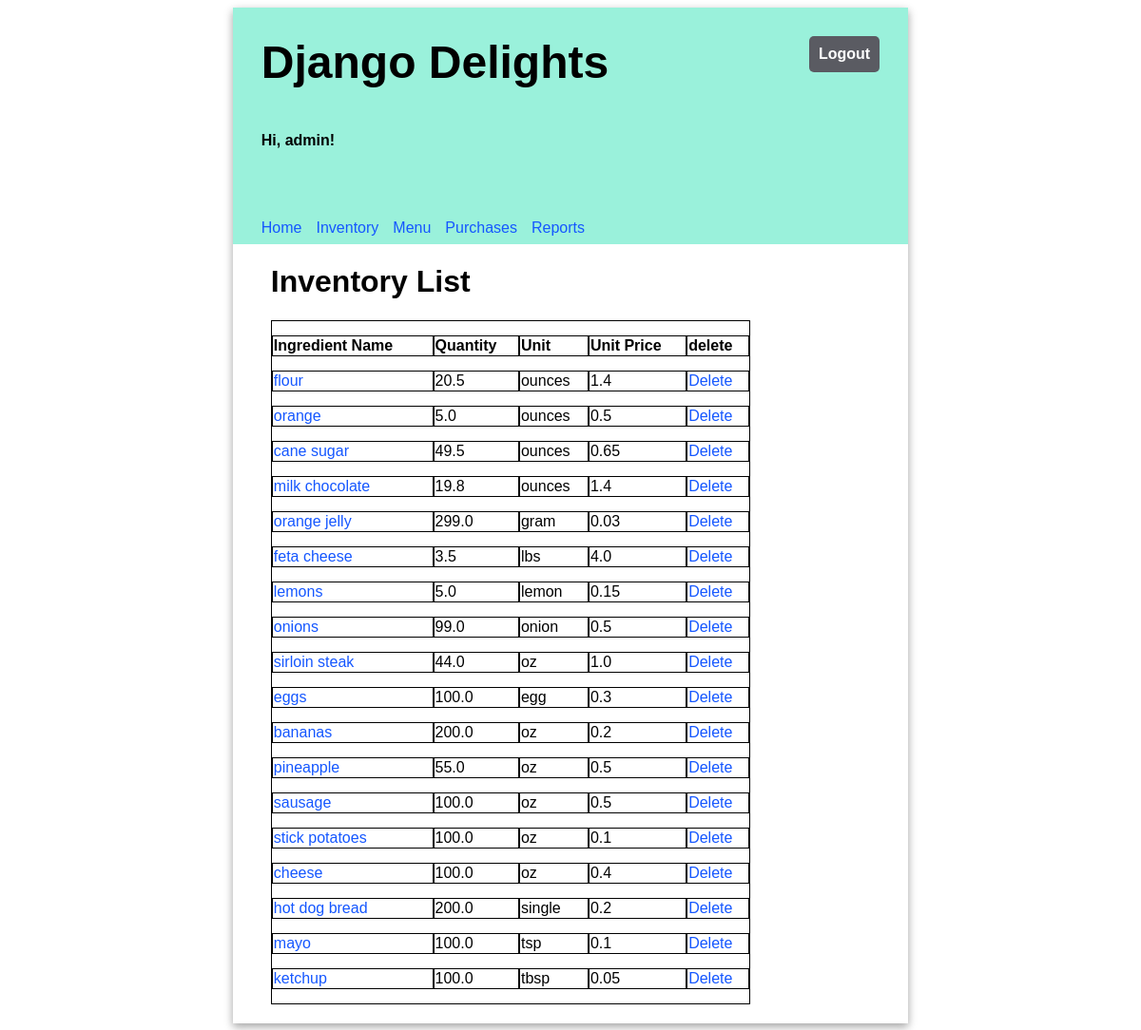
/inventory/list (signed in), run on the app's committed database.
### inventory/models.py (models this page shows, shortened)
class Ingredient(models.Model):
    name = NameField(max_length=30,unique=True)
    quantity = models.FloatField(default=0)
    unit = models.CharField(max_length=30) #unit used e.g lbs oz
    unit_price = models.FloatField(default=0)

### inventory/views.py (the view)
# urls.py: path('inventory/list', views.InventoryView.as_view(),name='inventory'),
class InventoryView(LoginRequiredMixin,ListView):
    model = Ingredient
    template_name = "inventory/inventory.html"

### inventory/templates/inventory/inventory.html (shortened to what this page needs)
 {% extends './base.html' %}  {% load static %}
{% block content %}
<h1>Inventory List</h1>
<table>
    <tr>
        <th>Ingredient Name</th>
        <th>Quantity</th>
        <th>Unit</th>
        <th>Unit Price</th>
        <th>delete</th>
    </tr>
    {% for i in ingredient_list %}
    <tr>
        <td><a href="{% url 'ingredientedit' i.id %}">{{ i.name }}</a> </td>
        <td>{{ i.quantity }}</td>
        <td>{{ i.unit }}</td>
        <td>{{ i.unit_price }}</td>
        <td><a href="{% url 'ingredientdelete' i.id %}">Delete</a></td>
    </tr>
    {% endfor %}
</table>
{% endblock %}

### inventory/templates/inventory/base.html
{% load static %}
<html>
<head>
      <link rel="stylesheet" type="text/css" href="{% static 'inventory/style_1.css' %}" />
</head>
<body>
<div class="app">
    <header>
        <div class="header-first-row">
      <h1 class="title">Django Delights</h1>
      {% if user.is_authenticated %}
      <a class="logout" href="/logout">Logout</a>
      {% endif %}
    </div>
        {% if user.is_authenticated %}
      <p>Hi, {{ user.username }}!</p>
        <nav class="navbar">
            <a href="{% url  'home' %}">Home</a>
            <a href="{% url 'inventory' %}">Inventory</a>
            <a href="{% url 'menulist' %}">Menu</a>
            <a href="{% url 'purchaselist' %}">Purchases</a>
            <a href="{% url 'reports' %}">Reports</a>
        </nav>
        {% endif %}
    </header>
    <main>
        {% block content %}{% endblock %}
    </main>
</div>
</body>
</html>

### inventory/static/inventory/style_1.css (style rules this page uses)
body { font-family: 'Oxygen', sans-serif; }
header { background-color: #9af1db; min-height: 100px; display: flex; align-items: center; flex-direction: column; align-items: flex-start; padding-left: 30px; }
main { display: flex; flex-direction: column; padding: 0 40px 20px 40px; justify-content: center; }
.app { min-width: 100px; max-width: 60%; margin: 0 auto; box-shadow: 0 4px 8px 0 rgba(0, 0, 0, 0.2), 0 3px 10px 0 rgba(0, 0, 0, 0.19); }
.title { font-size: 3em; padding: 30px 0; margin: auto 0; }
header p { font-weight: bold; }
.navbar { margin-top: 50px; display: flex; width: 100%; }
.navbar a { text-decoration: none; padding: 8px 0; color: #1557FF; margin-right: 15px; }
main table { text-align: left; border-collapse: separate; border-spacing: 0 15px; width: 80%; }
.header-first-row { width: 100%; display: flex; justify-content: space-between; }
.logout { height: max-content; text-align: center; text-decoration: none; border: 0px; background-color: #5a5b62; border-radius: 5px; color: white; padding: 10px; font-weight: bold; margin: 30px; font-size: 1em; }
a { text-decoration: none; color: #1557FF; }
table,th,td { border: 1px solid black }

### data on the page
Ingredient: name "flour", quantity "20.5", unit "ounces", unit_price "1.4"
Ingredient: name "orange", quantity "5.0", unit "ounces", unit_price "0.5"
Ingredient: name "cane sugar", quantity "49.5", unit "ounces", unit_price "0.65"
Ingredient: name "milk chocolate", quantity "19.8", unit "ounces", unit_price "1.4"
Ingredient: name "orange jelly", quantity "299.0", unit "gram", unit_price "0.03"
Ingredient: name "feta cheese", quantity "3.5", unit "lbs", unit_price "4.0"
Ingredient: name "lemons", quantity "5.0", unit "lemon", unit_price "0.15"
Ingredient: name "onions", quantity "99.0", unit "onion", unit_price "0.5"
Ingredient: name "sirloin steak", quantity "44.0", unit "oz", unit_price "1.0"
Ingredient: name "eggs", quantity "100.0", unit "egg", unit_price "0.3"
Ingredient: name "bananas", quantity "200.0", unit "oz", unit_price "0.2"
Ingredient: name "pineapple", quantity "55.0", unit "oz", unit_price "0.5"
Ingredient: name "sausage", quantity "100.0", unit "oz", unit_price "0.5"
Ingredient: name "stick potatoes", quantity "100.0", unit "oz", unit_price "0.1"
Ingredient: name "cheese", quantity "100.0", unit "oz", unit_price "0.4"
Ingredient: name "hot dog bread", quantity "200.0", unit "single", unit_price "0.2"
Ingredient: name "mayo", quantity "100.0", unit "tsp", unit_price "0.1"
Ingredient: name "ketchup", quantity "100.0", unit "tbsp", unit_price "0.05"

### other printed values
{{ user.username }} "admin"
